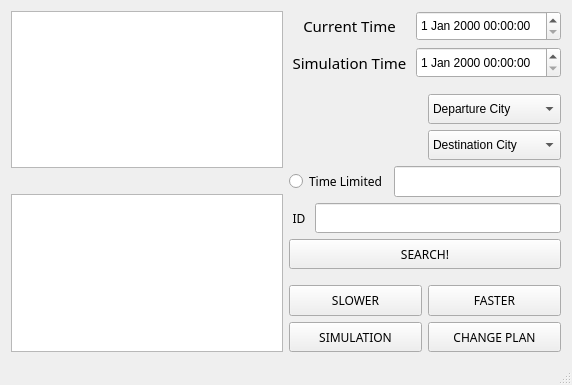
<?xml version="1.0" encoding="UTF-8"?>
<ui version="4.0">
 <class>MainWindow</class>
 <widget class="QMainWindow" name="MainWindow">
  <property name="geometry">
   <rect>
    <x>0</x>
    <y>0</y>
    <width>572</width>
    <height>385</height>
   </rect>
  </property>
  <property name="windowTitle">
   <string>iTravel</string>
  </property>
  <property name="windowIcon">
   <iconset>
    <normalon>:/new/img/resource/iTravel.png</normalon>
   </iconset>
  </property>
  <widget class="QWidget" name="centralWidget">
   <layout class="QGridLayout" name="gridLayout">
    <item row="0" column="1">
     <layout class="QVBoxLayout" name="verticalLayout">
      <item>
       <layout class="QHBoxLayout" name="horizontalLayout_3">
        <item>
         <widget class="QLabel" name="label_3">
          <property name="font">
           <font>
            <family>微软雅黑</family>
            <pointsize>11</pointsize>
           </font>
          </property>
          <property name="text">
           <string>Current Time</string>
          </property>
          <property name="alignment">
           <set>Qt::AlignCenter</set>
          </property>
         </widget>
        </item>
        <item>
         <widget class="QDateTimeEdit" name="now_dateTimeEdit">
          <property name="sizePolicy">
           <sizepolicy hsizetype="Preferred" vsizetype="Preferred">
            <horstretch>0</horstretch>
            <verstretch>0</verstretch>
           </sizepolicy>
          </property>
          <property name="minimumSize">
           <size>
            <width>90</width>
            <height>20</height>
           </size>
          </property>
          <property name="toolTip">
           <string>&lt;html&gt;&lt;head/&gt;&lt;body&gt;&lt;p&gt;2020:07:02 15:00&lt;/p&gt;&lt;p&gt;&lt;br/&gt;&lt;/p&gt;&lt;/body&gt;&lt;/html&gt;</string>
          </property>
         </widget>
        </item>
       </layout>
      </item>
      <item>
       <layout class="QHBoxLayout" name="horizontalLayout_4">
        <item>
         <widget class="QLabel" name="label_4">
          <property name="font">
           <font>
            <family>微软雅黑</family>
            <pointsize>11</pointsize>
           </font>
          </property>
          <property name="text">
           <string>Simulation Time</string>
          </property>
          <property name="alignment">
           <set>Qt::AlignCenter</set>
          </property>
         </widget>
        </item>
        <item>
         <widget class="QDateTimeEdit" name="Simu_dateTimeEdit">
          <property name="sizePolicy">
           <sizepolicy hsizetype="Preferred" vsizetype="Preferred">
            <horstretch>0</horstretch>
            <verstretch>0</verstretch>
           </sizepolicy>
          </property>
          <property name="keyboardTracking">
           <bool>false</bool>
          </property>
         </widget>
        </item>
       </layout>
      </item>
      <item>
       <spacer name="verticalSpacer_2">
        <property name="orientation">
         <enum>Qt::Vertical</enum>
        </property>
        <property name="sizeType">
         <enum>QSizePolicy::Preferred</enum>
        </property>
        <property name="sizeHint" stdset="0">
         <size>
          <width>20</width>
          <height>10</height>
         </size>
        </property>
       </spacer>
      </item>
      <item>
       <layout class="QHBoxLayout" name="horizontalLayout_5">
        <item>
         <widget class="QLabel" name="label">
          <property name="minimumSize">
           <size>
            <width>30</width>
            <height>30</height>
           </size>
          </property>
          <property name="styleSheet">
           <string notr="true">image: url(:/new/img/resource/destination.png);</string>
          </property>
          <property name="text">
           <string/>
          </property>
         </widget>
        </item>
        <item>
         <widget class="QComboBox" name="departure_QComboBox">
          <property name="sizePolicy">
           <sizepolicy hsizetype="Preferred" vsizetype="Preferred">
            <horstretch>0</horstretch>
            <verstretch>0</verstretch>
           </sizepolicy>
          </property>
          <property name="minimumSize">
           <size>
            <width>100</width>
            <height>22</height>
           </size>
          </property>
          <item>
           <property name="text">
            <string>Departure City</string>
           </property>
          </item>
          <item>
           <property name="text">
            <string>Beijing</string>
           </property>
          </item>
          <item>
           <property name="text">
            <string>Harbin</string>
           </property>
          </item>
          <item>
           <property name="text">
            <string>Shanghai</string>
           </property>
          </item>
          <item>
           <property name="text">
            <string>Xi'an</string>
           </property>
          </item>
          <item>
           <property name="text">
            <string>Wuhan</string>
           </property>
          </item>
          <item>
           <property name="text">
            <string>Changsha</string>
           </property>
          </item>
          <item>
           <property name="text">
            <string>Nanjing</string>
           </property>
          </item>
          <item>
           <property name="text">
            <string>Guangzhou</string>
           </property>
          </item>
          <item>
           <property name="text">
            <string>Chengdu</string>
           </property>
          </item>
          <item>
           <property name="text">
            <string>Hangzhou</string>
           </property>
          </item>
          <item>
           <property name="text">
            <string>Zhengzhou</string>
           </property>
          </item>
         </widget>
        </item>
       </layout>
      </item>
      <item>
       <layout class="QHBoxLayout" name="horizontalLayout_6">
        <item>
         <widget class="QLabel" name="label_2">
          <property name="minimumSize">
           <size>
            <width>30</width>
            <height>30</height>
           </size>
          </property>
          <property name="styleSheet">
           <string notr="true">image: url(:/new/img/resource/start.png);</string>
          </property>
          <property name="text">
           <string/>
          </property>
         </widget>
        </item>
        <item>
         <widget class="QComboBox" name="destination_QComboBox">
          <property name="sizePolicy">
           <sizepolicy hsizetype="Preferred" vsizetype="Preferred">
            <horstretch>0</horstretch>
            <verstretch>0</verstretch>
           </sizepolicy>
          </property>
          <property name="minimumSize">
           <size>
            <width>100</width>
            <height>0</height>
           </size>
          </property>
          <item>
           <property name="text">
            <string>Destination City</string>
           </property>
          </item>
          <item>
           <property name="text">
            <string>Beijing</string>
           </property>
          </item>
          <item>
           <property name="text">
            <string>Harbin</string>
           </property>
          </item>
          <item>
           <property name="text">
            <string>Shanghai</string>
           </property>
          </item>
          <item>
           <property name="text">
            <string>Xi'an</string>
           </property>
          </item>
          <item>
           <property name="text">
            <string>Wuhan</string>
           </property>
          </item>
          <item>
           <property name="text">
            <string>Changsha</string>
           </property>
          </item>
          <item>
           <property name="text">
            <string>Nanjing</string>
           </property>
          </item>
          <item>
           <property name="text">
            <string>Guangzhou</string>
           </property>
          </item>
          <item>
           <property name="text">
            <string>Chengdu</string>
           </property>
          </item>
          <item>
           <property name="text">
            <string>Hangzhou</string>
           </property>
          </item>
          <item>
           <property name="text">
            <string>Zhengzhou</string>
           </property>
          </item>
         </widget>
        </item>
       </layout>
      </item>
      <item>
       <layout class="QHBoxLayout" name="horizontalLayout_7">
        <item>
         <widget class="QRadioButton" name="isTimeLimited_radioButton">
          <property name="sizePolicy">
           <sizepolicy hsizetype="Preferred" vsizetype="Preferred">
            <horstretch>0</horstretch>
            <verstretch>0</verstretch>
           </sizepolicy>
          </property>
          <property name="font">
           <font>
            <family>微软雅黑</family>
           </font>
          </property>
          <property name="text">
           <string>Time Limited</string>
          </property>
         </widget>
        </item>
        <item>
         <widget class="QLineEdit" name="limitedTime_lineEdit">
          <property name="sizePolicy">
           <sizepolicy hsizetype="Expanding" vsizetype="Preferred">
            <horstretch>0</horstretch>
            <verstretch>0</verstretch>
           </sizepolicy>
          </property>
         </widget>
        </item>
       </layout>
      </item>
      <item>
       <layout class="QHBoxLayout" name="horizontalLayout_2">
        <item>
         <widget class="QLabel" name="label_5">
          <property name="font">
           <font>
            <family>微软雅黑</family>
           </font>
          </property>
          <property name="text">
           <string> ID </string>
          </property>
          <property name="alignment">
           <set>Qt::AlignCenter</set>
          </property>
         </widget>
        </item>
        <item>
         <widget class="QLineEdit" name="lineEdit">
          <property name="sizePolicy">
           <sizepolicy hsizetype="Expanding" vsizetype="Preferred">
            <horstretch>0</horstretch>
            <verstretch>0</verstretch>
           </sizepolicy>
          </property>
         </widget>
        </item>
       </layout>
      </item>
      <item>
       <widget class="QPushButton" name="findRoute_pushButton">
        <property name="sizePolicy">
         <sizepolicy hsizetype="Preferred" vsizetype="Preferred">
          <horstretch>0</horstretch>
          <verstretch>0</verstretch>
         </sizepolicy>
        </property>
        <property name="font">
         <font>
          <family>微软雅黑</family>
         </font>
        </property>
        <property name="text">
         <string>SEARCH!</string>
        </property>
       </widget>
      </item>
      <item>
       <spacer name="verticalSpacer">
        <property name="orientation">
         <enum>Qt::Vertical</enum>
        </property>
        <property name="sizeType">
         <enum>QSizePolicy::Preferred</enum>
        </property>
        <property name="sizeHint" stdset="0">
         <size>
          <width>20</width>
          <height>10</height>
         </size>
        </property>
       </spacer>
      </item>
      <item>
       <layout class="QHBoxLayout" name="horizontalLayout">
        <item>
         <widget class="QPushButton" name="slower_pushButton">
          <property name="sizePolicy">
           <sizepolicy hsizetype="Preferred" vsizetype="Preferred">
            <horstretch>0</horstretch>
            <verstretch>0</verstretch>
           </sizepolicy>
          </property>
          <property name="font">
           <font>
            <family>微软雅黑</family>
           </font>
          </property>
          <property name="text">
           <string>SLOWER</string>
          </property>
         </widget>
        </item>
        <item>
         <widget class="QPushButton" name="faster_PushButton">
          <property name="sizePolicy">
           <sizepolicy hsizetype="Preferred" vsizetype="Preferred">
            <horstretch>0</horstretch>
            <verstretch>0</verstretch>
           </sizepolicy>
          </property>
          <property name="font">
           <font>
            <family>微软雅黑</family>
           </font>
          </property>
          <property name="text">
           <string>FASTER</string>
          </property>
         </widget>
        </item>
       </layout>
      </item>
      <item>
       <layout class="QHBoxLayout" name="horizontalLayout_8">
        <item>
         <widget class="QPushButton" name="simulation_pushButton">
          <property name="sizePolicy">
           <sizepolicy hsizetype="Preferred" vsizetype="Preferred">
            <horstretch>0</horstretch>
            <verstretch>0</verstretch>
           </sizepolicy>
          </property>
          <property name="font">
           <font>
            <family>微软雅黑</family>
           </font>
          </property>
          <property name="text">
           <string>SIMULATION</string>
          </property>
         </widget>
        </item>
        <item>
         <widget class="QPushButton" name="stopSimulation_pushBotton">
          <property name="sizePolicy">
           <sizepolicy hsizetype="Preferred" vsizetype="Preferred">
            <horstretch>0</horstretch>
            <verstretch>0</verstretch>
           </sizepolicy>
          </property>
          <property name="font">
           <font>
            <family>微软雅黑</family>
           </font>
          </property>
          <property name="text">
           <string>CHANGE PLAN</string>
          </property>
         </widget>
        </item>
       </layout>
      </item>
     </layout>
    </item>
    <item row="0" column="0">
     <layout class="QVBoxLayout" name="verticalLayout_2">
      <item>
       <widget class="QGraphicsView" name="graphicsView"/>
      </item>
      <item>
       <widget class="QLabel" name="label_6">
        <property name="text">
         <string/>
        </property>
       </widget>
      </item>
      <item>
       <widget class="QPlainTextEdit" name="bestRoute_plainTextEdit">
        <property name="sizePolicy">
         <sizepolicy hsizetype="Preferred" vsizetype="Preferred">
          <horstretch>0</horstretch>
          <verstretch>0</verstretch>
         </sizepolicy>
        </property>
       </widget>
      </item>
     </layout>
    </item>
   </layout>
  </widget>
  <widget class="QStatusBar" name="statusBar"/>
 </widget>
 <layoutdefault spacing="6" margin="11"/>
 <resources/>
 <connections/>
</ui>
